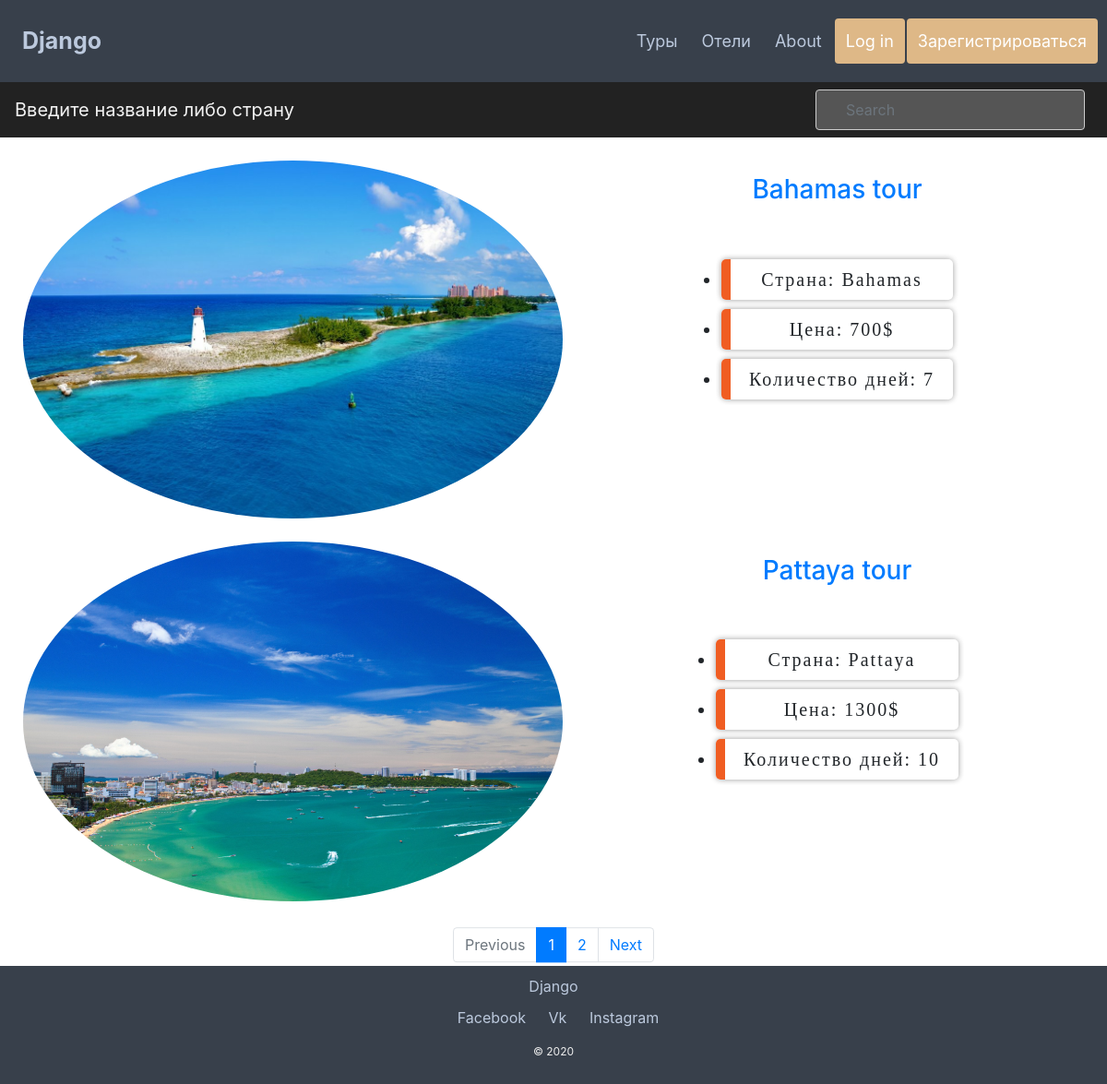
Page /tours/tour/ on the committed database.
### tours/models.py (models this page shows, shortened)
class Tour(models.Model):
    hotel = models.ForeignKey(Hotel, on_delete=models.CASCADE, verbose_name='Отель')
    country = models.CharField(max_length=40, verbose_name='Страна')
    tour_name = models.CharField(max_length=255, unique=True, verbose_name='Название тура')
    tour_start = models.DateTimeField(verbose_name='Начало тура')
    tour_finish = models.DateTimeField(verbose_name='Конец тура')
    count_of_days = models.SmallIntegerField(verbose_name='Количество дней', default=0)
    price = models.IntegerField(verbose_name='Цена', default=0)
    departure_point = models.CharField(max_length=40, verbose_name='Место отправления')
    count_of_free_place = models.IntegerField(verbose_name='Количество свободных мест', default=0)
    photo = models.ImageField(verbose_name='Фото тура', upload_to='photos')

### tours/views.py (the view)
# urls.py: path(r'tours/', include('tours.urls')),
def tours(request):
    message = None
    search_inf = request.GET.get('tours_search', '')
    tours = []
    if search_inf:
        tours = Tour.objects.filter(
            Q(tour_name__icontains=search_inf) | Q(country__icontains=search_inf))
        print(tours.count)
    else:
        tours = Tour.objects.all()
        print(type(tours))
    if tours.count() == 0:
        tours = Tour.objects.all()
    paginator = Paginator(tours, 2)
    page_number = request.GET.get('page', 1)
    page = paginator.get_page(page_number)
    if 'message' in request.GET:
        message = request.GET['message']
    is_paginated = page.has_other_pages()
    if page.has_previous():
        prev_url = '?page={}'.format(page.previous_page_number())
    else:
        prev_url = ''
    if page.has_next():
        next_url = '?page={}'.format(page.next_page_number())
    else:
        next_url = ''
    return render(
        request,
        'tours.html',
        {
            'page_obj': page,
            'is_paginated': is_paginated,
            'next_url': next_url,
            'prev_url': prev_url,
            'message': message
        }
    )

### templates/tours.html
{% extends 'base.html' %}
{% block main %}
    <nav class="navbar" action="{% url 'tours:index' %}">
       <a class="navbar-brand">Введите название либо страну</a>
       <form class="form-inline">
          <input class="form-control mr-sm-2" type="search" placeholder="Search" aria-label="Search" name="tours_search">
       </form>
    </nav>
{% if page_obj.object_list %}
    {% for tour in page_obj.object_list %}
        <div class="row">
           <div class="col-6 logo">
              <a href="/tours/tour/{{ tour.id }}">
              <img src="{{ MEDIA_ROOT }}{{ tour.photo.url }}" class="rounded-circle cyrcleimg" alt="Cinque Terre">
              </a>
           </div>
           <div class="col-6 st">
              <a href="/tours/tour/{{ tour.id }}">
                 <h3 class="hh">{{ tour.tour_name }}    </h3>
              </a>
              <ul class="borderr ulli">
                 <li>Страна: {{tour.country}}</li>
                 <li>Цена: {{ tour.price }}$</li>
                 <li>Количество дней: {{ tour.count_of_days }}</li>
              </ul>
           </div>
        </div>
    {% endfor %}
{% endif %}
{% if is_paginated %}
    <nav aria-label="..." class="tournav">
       <ul class="pagination licenter">
          <li class="page-item {% if not prev_url %}disabled{% endif %}">
             <a class="page-link" href="{{ prev_url }}" tabindex="-1">Previous</a>
          </li>
          {% for i in page_obj.paginator.page_range %}
              {% if page_obj.number == i %}
                  <li class="page-item active">
                     <a class="page-link" href="?page={{ i }}">{{ i }}<span class="sr-only">(current)</span></a>
                  </li>
              {% elif i > page_obj.number|add:-3 and i < page_obj.number|add:3%}
                  <li class="page-item">
                     <a class="page-link" href="?page={{ i }}">{{ i }}</a>
                  </li>
              {% endif %}
          {% endfor %}
          <li class="page-item {% if not next_url %}disabled{% endif %}">
             <a class="page-link" href="{{ next_url }}" tabindex="-1">Next</a>
          </li>
       </ul>
    </nav>
{% endif %}
{% endblock %}

### static/css/style.css (style rules this page uses)
.navbar { position: relative; display: flex; flex-wrap: wrap; align-items: center; justify-content: space-between; padding: 0.5rem 1rem; background: #222; color: #f2f2f2; }
input[type=search] { background: #555 url(http://hp-proliant.co.uk/qual_images/mob-search-icon.png) no-repeat 9px center; border: solid 1px #ccc; padding: 9px 10px 9px 32px; width: 55px; }
body { overflow-x: hidden; }
.borderr li { font-family: "Trebuchet MS", "Lucida Sans"; padding: 7px 20px; margin-bottom: 10px; border-radius: 5px; border-left: 10px solid #f05d22; box-shadow: 2px -2px 5px 0 rgba(0, 0, 0, .1), -2px -2px 5px 0 rgba(0, 0, 0, .1), 2px 2px 5px 0 rgba(0, 0, 0, .1), -2px 2px 5px 0 rgba(0, 0, 0, .1); font-size: 20px; letter-spacing: 2px; transition: 0.3s all linear; }
.logo { display: flex; align-items: center; justify-content: center; }
* { box-sizing: border-box; }
body { margin: 0; font-family: Arial; }
.cyrcleimg { height: 80%; width: 100%; margin-top: 25px; margin-left: 25px }
.ulli { display: inline-block; padding: 50px; }
.licenter { position: absolute; left: 50%; top: 50%; transform: translate(-50%, -110%); }
.st { padding: 30px; text-align: center; }
.hh { text-align: center; margin-top: 10px }
.tournav { margin-top: 70px; position: relative; }

### rows in the picture
Tour: photo (picture), tour_name "Bahamas tour", country "Bahamas", price "700", count_of_days "7"
Tour: photo (picture), tour_name "Pattaya tour", country "Pattaya", price "1300", count_of_days "10"

### other values in the picture
{{ i }} "1"
{{ i }} "2"
